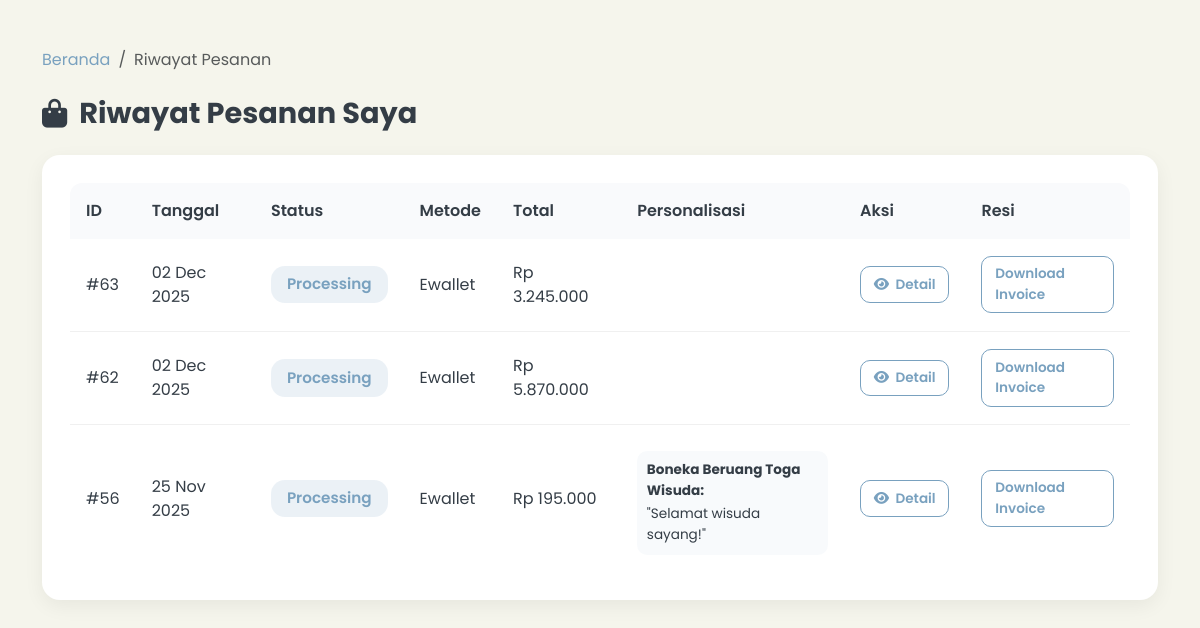
/public/index.php?page=orders (signed in), run on the app's committed database.
### tables this page shows
CREATE TABLE `orders` (
  `id` int(11) NOT NULL,
  `user_id` int(11) NOT NULL,
  `total_amount` decimal(12,2) NOT NULL,
  `payment_method` enum('cod','transfer','ewallet','gateway') DEFAULT 'transfer',
  `payment_status` enum('pending','paid','failed','refunded') DEFAULT 'pending',
  `order_status` enum('waiting','processing','shipped','completed','cancelled') DEFAULT 'waiting',
  `shipping_address` text DEFAULT NULL,
  `tracking_number` varchar(100) DEFAULT NULL,
  `created_at` datetime DEFAULT current_timestamp(),
  `updated_at` datetime DEFAULT NULL,
  `cancel_reason` text DEFAULT NULL,
  `refund_amount` int(11) DEFAULT 0
);

CREATE TABLE `custom_orders` (
  `id` int(11) NOT NULL,
  `user_id` int(11) DEFAULT NULL,
  `product_id` int(11) DEFAULT NULL,
  `order_id` int(11) DEFAULT NULL,
  `custom_text` varchar(500) DEFAULT NULL,
  `font_style` varchar(50) DEFAULT 'normal',
  `text_color` varchar(20) DEFAULT '#000000',
  `packaging_type` varchar(100) DEFAULT NULL,
  `ribbon_color` varchar(20) DEFAULT NULL,
  `special_instructions` text DEFAULT NULL,
  `status` enum('draft','added_to_cart','ordered') DEFAULT 'draft',
  `created_at` datetime DEFAULT NULL,
  `updated_at` datetime DEFAULT NULL
);

CREATE TABLE `products` (
  `id` int(11) NOT NULL,
  `category_id` int(11) DEFAULT NULL COMMENT 'Relasi ke categories.id',
  `name` varchar(150) NOT NULL COMMENT 'Nama produk',
  `description` text DEFAULT NULL COMMENT 'Deskripsi produk',
  `price` decimal(12,2) NOT NULL COMMENT 'Harga',
  `discount` decimal(5,2) DEFAULT 0.00 COMMENT 'Diskon (%)',
  `stock` int(11) NOT NULL DEFAULT 0 COMMENT 'Jumlah stok',
  `featured` tinyint(1) DEFAULT 0 COMMENT 'Produk unggulan (0=Tidak, 1=Ya)',
  `created_at` datetime DEFAULT current_timestamp() COMMENT 'Waktu ditambahkan',
  `updated_at` datetime DEFAULT NULL
);

### app/controllers/OrderController.php (called while the page is built, shortened)
<?php
require_once __DIR__ . '/../models/Order.php';
require_once __DIR__ . '/../models/CustomOrder.php';
class OrderController
{
    private $orderModel;
    private $customModel;
    public function __construct()
    {
        $this->orderModel = new Order();
        $this->customModel = new CustomOrder();
    }
    public function history()
    {
        $userId = $_SESSION['user']['id'];
        $orders = $this->orderModel->getByUser($userId);
        $customOrdersByOrder = [];
        foreach ($orders as $o) {
            $customOrdersByOrder[$o['id']] = $this->customModel->getByOrderId($o['id']);
        }
        include __DIR__ . '/../views/user/orders.php';
    }
}

### app/models/DB.php (called while the page is built, shortened)
<?php
class DB
{
    private static $instance = null;
    private function __construct()
    {
        $cfg = include __DIR__ . '/../../config/database.php';
        $dsn = "mysql:host={$cfg['DB_HOST']};dbname={$cfg['DB_NAME']};charset={$cfg['DB_CHAR']}";
        $options = [
            PDO::ATTR_ERRMODE => PDO::ERRMODE_EXCEPTION,
            PDO::ATTR_DEFAULT_FETCH_MODE => PDO::FETCH_ASSOC,
            PDO::ATTR_PERSISTENT => false,
        ];
        try {
            $this->pdo = new PDO($dsn, $cfg['DB_USER'], $cfg['DB_PASS'], $options);
        } catch (PDOException $e) {
            error_log("Database connection failed: " . $e->getMessage());
            die("⚠️ Tidak dapat terhubung ke database. Silakan periksa konfigurasi.");
        }
    }
    public static function getInstance()
    {
        if (!self::$instance) {
            self::$instance = new DB();
        }
        return self::$instance->pdo;
    }
}

### config/database.php (called while the page is built, shortened)
<?php
return [
    'DB_HOST' => '127.0.0.1',
    'DB_NAME' => 'ruang_rasa',
    'DB_USER' => 'root',
    'DB_PASS' => 'Root@1234',
    'DB_CHAR' => 'utf8mb4',
];

### app/models/Order.php (called while the page is built, shortened)
<?php
require_once __DIR__ . '/DB.php';
class Order
{
    private $db;
    public function __construct()
    {
        $this->db = DB::getInstance();
    }
    public function getByUser($userId)
    {
        $sql = "SELECT * FROM orders WHERE user_id = ? ORDER BY created_at DESC";
        $stmt = $this->db->prepare($sql);
        $stmt->execute([$userId]);
        return $stmt->fetchAll(PDO::FETCH_ASSOC);
    }
}

### app/models/CustomOrder.php (called while the page is built, shortened)
<?php
require_once __DIR__ . '/DB.php';
class CustomOrder
{
    private $db;
    public function __construct()
    {
        $this->db = DB::getInstance();
    }
    public function getByOrderId($orderId)
    {
        $stmt = $this->db->prepare("
            SELECT co.*, p.name AS product_name
            FROM custom_orders co
            LEFT JOIN products p ON co.product_id = p.id
            WHERE co.order_id = ?
        ");
        $stmt->execute([$orderId]);
        return $stmt->fetchAll(PDO::FETCH_ASSOC);
    }
}

### app/views/user/orders.php (the view, shortened to what this page needs)
<!doctype html>
<html lang="id">
<head>
  <link href="https://cdn.jsdelivr.net/npm/bootstrap@5.3.2/dist/css/bootstrap.min.css" rel="stylesheet">
  <link rel="stylesheet" href="https://cdnjs.cloudflare.com/ajax/libs/font-awesome/6.5.0/css/all.min.css">
</head>
<body>
  <div class="container py-4">
    <nav aria-label="breadcrumb" class="mb-3">
      <ol class="breadcrumb">
        <li class="breadcrumb-item"><a href="?page=landing">Beranda</a></li>
        <li class="breadcrumb-item active" aria-current="page">Riwayat Pesanan</li>
      </ol>
    </nav>
    <h1 class="orders-header">
      <i class="fas fa-shopping-bag" aria-hidden="true"></i> Riwayat Pesanan Saya
    </h1>
    <?php if (!empty($orders)): ?>
          <div class="orders-card">
            <table class="order-table">
              <thead>
                <tr>
                  <th scope="col">ID</th>
                  <th scope="col">Tanggal</th>
                  <th scope="col">Status</th>
                  <th scope="col">Metode</th>
                  <th scope="col">Total</th>
                  <th scope="col">Personalisasi</th>
                  <th scope="col">Aksi</th>
                  <th scope="col">Resi</th>
                </tr>
              </thead>
              <tbody>
                <?php foreach ($orders as $o): ?>
                      <tr>
                        <td data-label="ID">#<?= (int) $o['id'] ?></td>
                        <td data-label="Tanggal"><?= htmlspecialchars(date('d M Y', strtotime($o['created_at'])), ENT_QUOTES, 'UTF-8') ?></td>
                        <td data-label="Status">
                          <?php
                          $status = $o['order_status'] ?? 'pending';
                          $statusClass = match ($status) {
                              'completed' => 'status-completed',
                              'cancelled' => 'status-cancelled',
                              'waiting', 'pending', 'processing', 'shipped' => 'status-' . $status,
                              default => 'status-pending'
                          };
                          ?>
                          <span class="status-badge <?= htmlspecialchars($statusClass, ENT_QUOTES, 'UTF-8') ?>">
                            <?= htmlspecialchars(ucfirst($status), ENT_QUOTES, 'UTF-8') ?>
                          </span>
                        </td>
                        <td data-label="Metode"><?= htmlspecialchars(ucfirst($o['payment_method'] ?? '–'), ENT_QUOTES, 'UTF-8') ?></td>
                        <td data-label="Total">Rp <?= number_format((int) $o['total_amount'], 0, ',', '.') ?></td>
                        <td data-label="Personalisasi">
                          <?php
                          $customList = $customOrdersByOrder[$o['id']] ?? [];
                          if (!empty($customList)):
                              ?>
                                <div class="personalization-preview">
                                  <?php foreach ($customList as $co): ?>
                                        <div>
                                          <b><?= htmlspecialchars($co['product_name'] ?? 'Produk', ENT_QUOTES, 'UTF-8') ?>:</b>
                                          "<?= htmlspecialchars($co['custom_text'] ?? '', ENT_QUOTES, 'UTF-8') ?>"
                                        </div>
                                  <?php endforeach; ?>
                                </div>
                          <?php endif; ?>
                        </td>
                        <td data-label="Aksi">
                          <a href="?page=order_detail&id=<?= (int) $o['id'] ?>" class="btn-detail" aria-label="Lihat detail pesanan #<?= (int) $o['id'] ?>">
                            <i class="fas fa-eye" aria-hidden="true"></i> Detail
                          </a>
                        </td>
                        <td data-label="Resi">
                          <a href="?page=invoice&id=<?= (int) $o['id'] ?>" target="_blank" class="btn-invoice" aria-label="Download invoice pesanan #<?= (int) $o['id'] ?>">
                            Download Invoice
                          </a>
                        </td>
                      </tr>
                <?php endforeach; ?>
              </tbody>
            </table>
          </div>
    <?php endif; ?>
  </div>
</body>
</html>

### app/views/user/orders.php (style rules this page uses)
:root { --off-white: #F5F5EC; --soft-blue: #79A1BF; --soft-peach: #E7A494; --dark-grey: #343D46; }
body { background-color: var(--off-white); font-family: 'Poppins', sans-serif; color: var(--dark-grey); padding: 1.5rem 0; }
.orders-header { font-weight: 700; font-size: 1.8rem; margin-bottom: 1.5rem; color: var(--dark-grey); display: flex; align-items: center; gap: 0.75rem; }
.orders-card { background: white; border-radius: 18px; box-shadow: 0 6px 20px rgba(0, 0, 0, 0.06); padding: 1.75rem; }
.order-table { border-collapse: separate; border-spacing: 0; border-radius: 12px; overflow: hidden; width: 100%; }
.order-table thead th { background-color: #f9fafc; font-weight: 600; color: var(--dark-grey); padding: 1rem; }
.order-table tbody td { padding: 1.1rem 1rem; vertical-align: middle; border-bottom: 1px solid #f0f0f0; }
.order-table tbody tr:last-child td { border-bottom: none; }
.status-badge { padding: 0.45rem 1rem; border-radius: 14px; font-weight: 600; font-size: 0.95rem; display: inline-block; }
.status-waiting, .status-processing, .status-shipped, .status-pending { background-color: rgba(121, 161, 191, 0.15); color: var(--soft-blue); }
.btn-detail, .btn-invoice { background-color: transparent; color: var(--soft-blue); border: 1px solid var(--soft-blue); border-radius: 10px; padding: 0.45rem 0.8rem; font-weight: 600; font-size: 0.85rem; text-decoration: none; display: inline-flex; align-items: center; gap: 0.4rem; transition: all 0.2s; }
.personalization-preview { font-size: 0.85rem; background: rgba(121, 161, 191, 0.05); padding: 0.6rem; border-radius: 10px; margin-top: 0.5rem; }
.personalization-preview b { color: var(--dark-grey); display: block; margin-bottom: 0.2rem; }
.breadcrumb { background: transparent; padding: 0; margin-bottom: 1.5rem; }
.breadcrumb a { color: var(--soft-blue); text-decoration: none; }

### data on the page
orders: id "63", created_at "02 Dec 2025", order_status "Processing", payment_method "Ewallet", total_amount "3.245.000"
orders: id "62", created_at "02 Dec 2025", order_status "Processing", payment_method "Ewallet", total_amount "5.870.000"
orders: id "56", created_at "25 Nov 2025", order_status "Processing", payment_method "Ewallet", total_amount "195.000"
custom_orders: product.name "Boneka Beruang Toga Wisuda", custom_text "Selamat wisuda sayang!"
